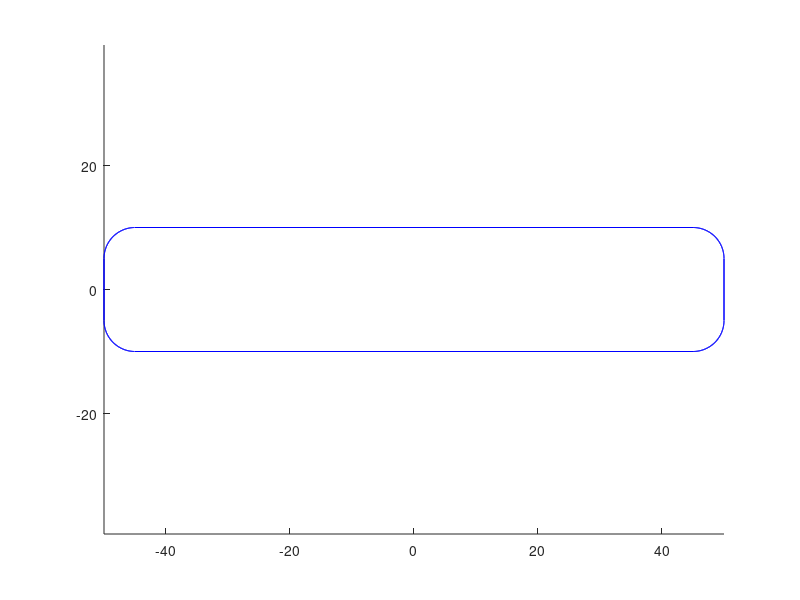

The MATLAB script that drew this image: (Note: this script raises an error after producing the figure.)
close all;
clear all;
clc;
hold on;

segments = 180;

pipe.length = 100;
pipe.width  = 20;
pipe.height = 50;
pipe.radius = 5;

rotate_center = [10, 20, 20];

outter_rectangle.length = pipe.length; %Main Edge
outter_rectangle.width  = pipe.width;
outter_rectangle.radius = pipe.radius;

inner_rectangle.length = outter_rectangle.length / 2 - outter_rectangle.radius;
inner_rectangle.width  = outter_rectangle.width  / 2 - outter_rectangle.radius;

outter_points = [
        outter_rectangle.length / 2, outter_rectangle.width / 2, 0;%RU
       -outter_rectangle.length / 2, outter_rectangle.width / 2, 0;%LU
       -outter_rectangle.length / 2,-outter_rectangle.width / 2, 0;%LD
        outter_rectangle.length / 2,-outter_rectangle.width / 2, 0;%RD
];

outter_points_ = [
        outter_rectangle.length / 2, outter_rectangle.width / 2, pipe.height;%RU
       -outter_rectangle.length / 2, outter_rectangle.width / 2, pipe.height;%LU
       -outter_rectangle.length / 2,-outter_rectangle.width / 2, pipe.height;%LD
        outter_rectangle.length / 2,-outter_rectangle.width / 2, pipe.height;%RD
];

inner_points = [
        inner_rectangle.length,  inner_rectangle.width, 0; %RU
       -inner_rectangle.length,  inner_rectangle.width, 0; %LU
       -inner_rectangle.length, -inner_rectangle.width, 0; %LD
        inner_rectangle.length, -inner_rectangle.width, 0; %RD
];

inner_points_ = [
        inner_rectangle.length,  inner_rectangle.width, pipe.height; %RU
       -inner_rectangle.length,  inner_rectangle.width, pipe.height; %LU
       -inner_rectangle.length, -inner_rectangle.width, pipe.height; %LD
        inner_rectangle.length, -inner_rectangle.width, pipe.height; %RD
];

arc_points.right_up(:,1)   = inner_points(1,1) + outter_rectangle.radius * cos(linspace(0, pi/2, segments))';
arc_points.right_up(:,2)   = inner_points(1,2) + outter_rectangle.radius * sin(linspace(0, pi/2, segments))';
arc_points.right_up(:,3)   = zeros(segments,1);

arc_points.left_up(:,1)    = inner_points(2,1) + outter_rectangle.radius * cos(linspace(pi/2, pi, segments))';
arc_points.left_up(:,2)    = inner_points(2,2) + outter_rectangle.radius * sin(linspace(pi/2, pi, segments))';
arc_points.left_up(:,3)    = zeros(segments,1);

arc_points.left_down(:,1)  = inner_points(3,1) + outter_rectangle.radius * cos(linspace(pi, 3 * pi / 2, segments))';
arc_points.left_down(:,2)  = inner_points(3,2) + outter_rectangle.radius * sin(linspace(pi, 3 * pi / 2, segments))';
arc_points.left_down(:,3)  = zeros(segments,1);

arc_points.right_down(:,1) = inner_points(4,1) + outter_rectangle.radius * cos(linspace(3 * pi / 2, 2 * pi, segments))';
arc_points.right_down(:,2) = inner_points(4,2) + outter_rectangle.radius * sin(linspace(3 * pi / 2, 2 * pi, segments))';
arc_points.right_down(:,3) = zeros(segments,1);

arc_points_ = arc_points;
arc_points_.right_up(:,3)   = pipe.height * ones(segments,1);
arc_points_.left_up(:,3)    = pipe.height * ones(segments,1);
arc_points_.left_down(:,3)  = pipe.height * ones(segments,1);
arc_points_.right_down(:,3) = pipe.height * ones(segments,1);

rectangle_points = [
    inner_points(1,1), inner_points(1,2) + outter_rectangle.radius,inner_points(1,3);
    inner_points(2,1), inner_points(2,2) + outter_rectangle.radius,inner_points(2,3);
                                                                                  
    inner_points(2,1) - outter_rectangle.radius, inner_points(2,2),inner_points(2,3);
    inner_points(3,1) - outter_rectangle.radius, inner_points(3,2),inner_points(3,3);
                                                                                  
    inner_points(3,1), inner_points(3,2) - outter_rectangle.radius,inner_points(3,3);
    inner_points(4,1), inner_points(4,2) - outter_rectangle.radius,inner_points(4,3);
                                                                                  
    inner_points(4,1) + outter_rectangle.radius, inner_points(4,2),inner_points(4,3);
    inner_points(1,1) + outter_rectangle.radius, inner_points(1,2),inner_points(1,3);
];

rectangle_points_ = [
    inner_points_(1,1), inner_points_(1,2) + outter_rectangle.radius,inner_points_(1,3);
    inner_points_(2,1), inner_points_(2,2) + outter_rectangle.radius,inner_points_(2,3);
                                                                                  
    inner_points_(2,1) - outter_rectangle.radius, inner_points_(2,2),inner_points_(2,3);
    inner_points_(3,1) - outter_rectangle.radius, inner_points_(3,2),inner_points_(3,3);
                                                                                  
    inner_points_(3,1), inner_points_(3,2) - outter_rectangle.radius,inner_points_(3,3);
    inner_points_(4,1), inner_points_(4,2) - outter_rectangle.radius,inner_points_(4,3);
                                                                                  
    inner_points_(4,1) + outter_rectangle.radius, inner_points_(4,2),inner_points_(4,3);
    inner_points_(1,1) + outter_rectangle.radius, inner_points_(1,2),inner_points_(1,3);
];

axis equal;

color = 'b';
offset = 0;
handle_body(offset + 1) = plot3(rectangle_points(1:2,1), rectangle_points(1:2,2) , rectangle_points(1:2,3) , color);
handle_body(offset + 2) = plot3(rectangle_points(3:4,1), rectangle_points(3:4,2) , rectangle_points(3:4,3) , color);
handle_body(offset + 3) = plot3(rectangle_points(5:6,1), rectangle_points(5:6,2) , rectangle_points(5:6,3) , color);
handle_body(offset + 4) = plot3(rectangle_points(7:8,1), rectangle_points(7:8,2) , rectangle_points(7:8,3) , color);

offset = offset + 4;
handle_body(offset + 1) = plot3(rectangle_points_(1:2,1), rectangle_points_(1:2,2) , rectangle_points_(1:2,3) , color);
handle_body(offset + 2) = plot3(rectangle_points_(3:4,1), rectangle_points_(3:4,2) , rectangle_points_(3:4,3) , color);
handle_body(offset + 3) = plot3(rectangle_points_(5:6,1), rectangle_points_(5:6,2) , rectangle_points_(5:6,3) , color);
handle_body(offset + 4) = plot3(rectangle_points_(7:8,1), rectangle_points_(7:8,2) , rectangle_points_(7:8,3) , color);

offset = offset + 4;
handle_body(offset + 1) = plot3(arc_points.right_up(:,1),   arc_points.right_up(:,2)   , arc_points.right_up(:,3)   ,color);
handle_body(offset + 2) = plot3(arc_points.left_up(:,1),    arc_points.left_up(:,2)    , arc_points.left_up(:,3)    ,color);
handle_body(offset + 3) = plot3(arc_points.left_down(:,1),  arc_points.left_down(:,2)  , arc_points.left_down(:,3)  ,color);
handle_body(offset + 4) = plot3(arc_points.right_down(:,1), arc_points.right_down(:,2) , arc_points.right_down(:,3) ,color);

offset = offset + 4;
handle_body(offset + 1) = plot3(arc_points_.right_up(:,1),   arc_points_.right_up(:,2)   , arc_points_.right_up(:,3)   ,color);
handle_body(offset + 2) = plot3(arc_points_.left_up(:,1),    arc_points_.left_up(:,2)    , arc_points_.left_up(:,3)    ,color);
handle_body(offset + 3) = plot3(arc_points_.left_down(:,1),  arc_points_.left_down(:,2)  , arc_points_.left_down(:,3)  ,color);
handle_body(offset + 4) = plot3(arc_points_.right_down(:,1), arc_points_.right_down(:,2) , arc_points_.right_down(:,3) ,color);

offset = offset + 4;
handle_body(offset + 1) = plot3([rectangle_points(1,1),rectangle_points_(1,1)]', [rectangle_points(1,2),rectangle_points_(1,2)]', [rectangle_points(1,3),rectangle_points_(1,3)]', color);
handle_body(offset + 2) = plot3([rectangle_points(2,1),rectangle_points_(2,1)]', [rectangle_points(2,2),rectangle_points_(2,2)]', [rectangle_points(2,3),rectangle_points_(2,3)]', color);
handle_body(offset + 3) = plot3([rectangle_points(3,1),rectangle_points_(3,1)]', [rectangle_points(3,2),rectangle_points_(3,2)]', [rectangle_points(3,3),rectangle_points_(3,3)]', color);
handle_body(offset + 4) = plot3([rectangle_points(4,1),rectangle_points_(4,1)]', [rectangle_points(4,2),rectangle_points_(4,2)]', [rectangle_points(4,3),rectangle_points_(4,3)]', color);

offset = offset + 4;
handle_body(offset + 1) = plot3([rectangle_points(5,1),rectangle_points_(5,1)]', [rectangle_points(5,2),rectangle_points_(5,2)]', [rectangle_points(5,3),rectangle_points_(5,3)]', color);
handle_body(offset + 2) = plot3([rectangle_points(6,1),rectangle_points_(6,1)]', [rectangle_points(6,2),rectangle_points_(6,2)]', [rectangle_points(6,3),rectangle_points_(6,3)]', color);
handle_body(offset + 3) = plot3([rectangle_points(7,1),rectangle_points_(7,1)]', [rectangle_points(7,2),rectangle_points_(7,2)]', [rectangle_points(7,3),rectangle_points_(7,3)]', color);
handle_body(offset + 4) = plot3([rectangle_points(8,1),rectangle_points_(8,1)]', [rectangle_points(8,2),rectangle_points_(8,2)]', [rectangle_points(8,3),rectangle_points_(8,3)]', color);

offset = offset + 4;
handle_sum = offset;

rot_rectangle_points = rectangle_points;
rot_arc_points = arc_points;

rot_rectangle_points_ = rectangle_points_;
rot_arc_points_ = arc_points_;

rot_radians = -pi / 2 / segments;
for i = 1 : segments
    rot_rectangle_points      = rotate_coord3(rot_rectangle_points      , rot_radians);
    rot_arc_points.right_up   = rotate_coord3(rot_arc_points.right_up   , rot_radians);
    rot_arc_points.left_up    = rotate_coord3(rot_arc_points.left_up    , rot_radians);
    rot_arc_points.left_down  = rotate_coord3(rot_arc_points.left_down  , rot_radians);
    rot_arc_points.right_down = rotate_coord3(rot_arc_points.right_down , rot_radians);

    rot_rectangle_points_      = rotate_coord3(rot_rectangle_points      , rot_radians);
    rot_arc_points_.right_up   = rotate_coord3(rot_arc_points.right_up   , rot_radians);
    rot_arc_points_.left_up    = rotate_coord3(rot_arc_points.left_up    , rot_radians);
    rot_arc_points_.left_down  = rotate_coord3(rot_arc_points.left_down  , rot_radians);
    rot_arc_points_.right_down = rotate_coord3(rot_arc_points.right_down , rot_radians);

    set(handle_body(1 ) , 'xdata' , rot_rectangle_points(1:2     , 1) , 'ydata' , rot_rectangle_points(1:2     , 2) , 'zdata' , rot_rectangle_points(1:2     , 3));
    set(handle_body(2 ) , 'xdata' , rot_rectangle_points(3:4     , 1) , 'ydata' , rot_rectangle_points(3:4     , 2) , 'zdata' , rot_rectangle_points(3:4     , 3));
    set(handle_body(3 ) , 'xdata' , rot_rectangle_points(5:6     , 1) , 'ydata' , rot_rectangle_points(5:6     , 2) , 'zdata' , rot_rectangle_points(5:6     , 3));
    set(handle_body(4 ) , 'xdata' , rot_rectangle_points(7:8     , 1) , 'ydata' , rot_rectangle_points(7:8     , 2) , 'zdata' , rot_rectangle_points(7:8     , 3));
    set(handle_body(5 ) , 'xdata' , rot_rectangle_points_(1:2    , 1) , 'ydata' , rot_rectangle_points_(1:2    , 2) , 'zdata' , rot_rectangle_points_(1:2    , 3));
    set(handle_body(6 ) , 'xdata' , rot_rectangle_points_(3:4    , 1) , 'ydata' , rot_rectangle_points_(3:4    , 2) , 'zdata' , rot_rectangle_points_(3:4    , 3));
    set(handle_body(7 ) , 'xdata' , rot_rectangle_points_(5:6    , 1) , 'ydata' , rot_rectangle_points_(5:6    , 2) , 'zdata' , rot_rectangle_points_(5:6    , 3));
    set(handle_body(8 ) , 'xdata' , rot_rectangle_points_(7:8    , 1) , 'ydata' , rot_rectangle_points_(7:8    , 2) , 'zdata' , rot_rectangle_points_(7:8    , 3));
    set(handle_body(9 ) , 'xdata' , rot_arc_points.right_up(:    , 1) , 'ydata' , rot_arc_points.right_up(:    , 2) , 'zdata' , rot_arc_points.right_up(:    , 3));
    set(handle_body(10) , 'xdata' , rot_arc_points.left_up(:     , 1) , 'ydata' , rot_arc_points.left_up(:     , 2) , 'zdata' , rot_arc_points.left_up(:     , 3));
    set(handle_body(11) , 'xdata' , rot_arc_points.left_down(:   , 1) , 'ydata' , rot_arc_points.left_down(:   , 2) , 'zdata' , rot_arc_points.left_down(:   , 3));
    set(handle_body(12) , 'xdata' , rot_arc_points.right_down(:  , 1) , 'ydata' , rot_arc_points.right_down(:  , 2) , 'zdata' , rot_arc_points.right_down(:  , 3));
    set(handle_body(13) , 'xdata' , rot_arc_points_.right_up(:   , 1) , 'ydata' , rot_arc_points_.right_up(:   , 2) , 'zdata' , rot_arc_points_.right_up(:   , 3));
    set(handle_body(14) , 'xdata' , rot_arc_points_.left_up(:    , 1) , 'ydata' , rot_arc_points_.left_up(:    , 2) , 'zdata' , rot_arc_points_.left_up(:    , 3));
    set(handle_body(15) , 'xdata' , rot_arc_points_.left_down(:  , 1) , 'ydata' , rot_arc_points_.left_down(:  , 2) , 'zdata' , rot_arc_points_.left_down(:  , 3));
    set(handle_body(16) , 'xdata' , rot_arc_points_.right_down(: , 1) , 'ydata' , rot_arc_points_.right_down(: , 2) , 'zdata' , rot_arc_points_.right_down(: , 3));
    set(handle_body(17) , 'xdata' , [rot_rectangle_points(1,1),rot_rectangle_points_(1,1)]', 'ydata', [rot_rectangle_points(1,2),rot_rectangle_points_(1,2)]', 'zdata', [rot_rectangle_points(1,3),rot_rectangle_points_(1,3)]');
    set(handle_body(18) , 'xdata' , [rot_rectangle_points(2,1),rot_rectangle_points_(2,1)]', 'ydata', [rot_rectangle_points(2,2),rot_rectangle_points_(2,2)]', 'zdata', [rot_rectangle_points(2,3),rot_rectangle_points_(2,3)]');
    set(handle_body(19) , 'xdata' , [rot_rectangle_points(3,1),rot_rectangle_points_(3,1)]', 'ydata', [rot_rectangle_points(3,2),rot_rectangle_points_(3,2)]', 'zdata', [rot_rectangle_points(3,3),rot_rectangle_points_(3,3)]');
    set(handle_body(20) , 'xdata' , [rot_rectangle_points(4,1),rot_rectangle_points_(4,1)]', 'ydata', [rot_rectangle_points(4,2),rot_rectangle_points_(4,2)]', 'zdata', [rot_rectangle_points(4,3),rot_rectangle_points_(4,3)]');
    set(handle_body(21) , 'xdata' , [rot_rectangle_points(5,1),rot_rectangle_points_(5,1)]', 'ydata', [rot_rectangle_points(5,2),rot_rectangle_points_(5,2)]', 'zdata', [rot_rectangle_points(5,3),rot_rectangle_points_(5,3)]');
    set(handle_body(22) , 'xdata' , [rot_rectangle_points(6,1),rot_rectangle_points_(6,1)]', 'ydata', [rot_rectangle_points(6,2),rot_rectangle_points_(6,2)]', 'zdata', [rot_rectangle_points(6,3),rot_rectangle_points_(6,3)]');
    set(handle_body(23) , 'xdata' , [rot_rectangle_points(7,1),rot_rectangle_points_(7,1)]', 'ydata', [rot_rectangle_points(7,2),rot_rectangle_points_(7,2)]', 'zdata', [rot_rectangle_points(7,3),rot_rectangle_points_(7,3)]');
    set(handle_body(24) , 'xdata' , [rot_rectangle_points(8,1),rot_rectangle_points_(8,1)]', 'ydata', [rot_rectangle_points(8,2),rot_rectangle_points_(8,2)]', 'zdata', [rot_rectangle_points(8,3),rot_rectangle_points_(8,3)]');

    drawnow;
end
